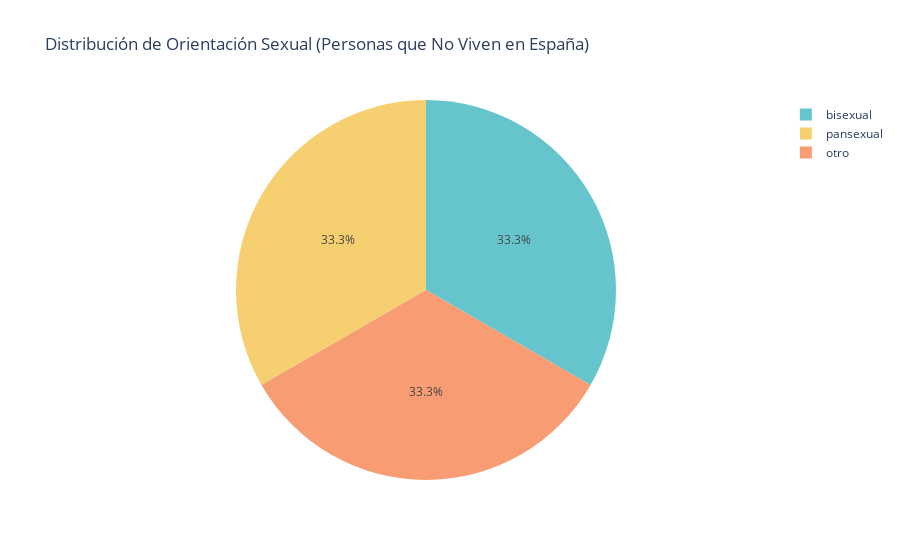

Here is the notebook cell this chart was saved with:
### Code cell
fig = crear_grafico_pie(df_3, viven_espana=False)
fig.show()

### Figure 1 — Plotly figure (JSON) as saved in the notebook; plotly's stock layout.template omitted (floating-point values rounded to 4 significant figures)
{"data": [{"domain": {"x": [0, 1], "y": [0, 1]}, "hovertemplate": "Orientacion=%{label}<br>Cantidad=%{value}<extra></extra>", "labels": ["bisexual", "pansexual", "otro"], "legendgroup": "", "name": "", "showlegend": true, "type": "pie", "values": [1, 1, 1]}], "layout": {"legend": {"tracegroupgap": 0}, "piecolorway": ["rgb(102, 197, 204)", "rgb(246, 207, 113)", "rgb(248, 156, 116)", "rgb(220, 176, 242)", "rgb(135, 197, 95)", "rgb(158, 185, 243)", "rgb(254, 136, 177)", "rgb(201, 219, 116)", "rgb(139, 224, 164)", "rgb(180, 151, 231)", "rgb(179, 179, 179)"], "title": {"text": "Distribución de Orientación Sexual (Personas que No Viven en España)"}}}
